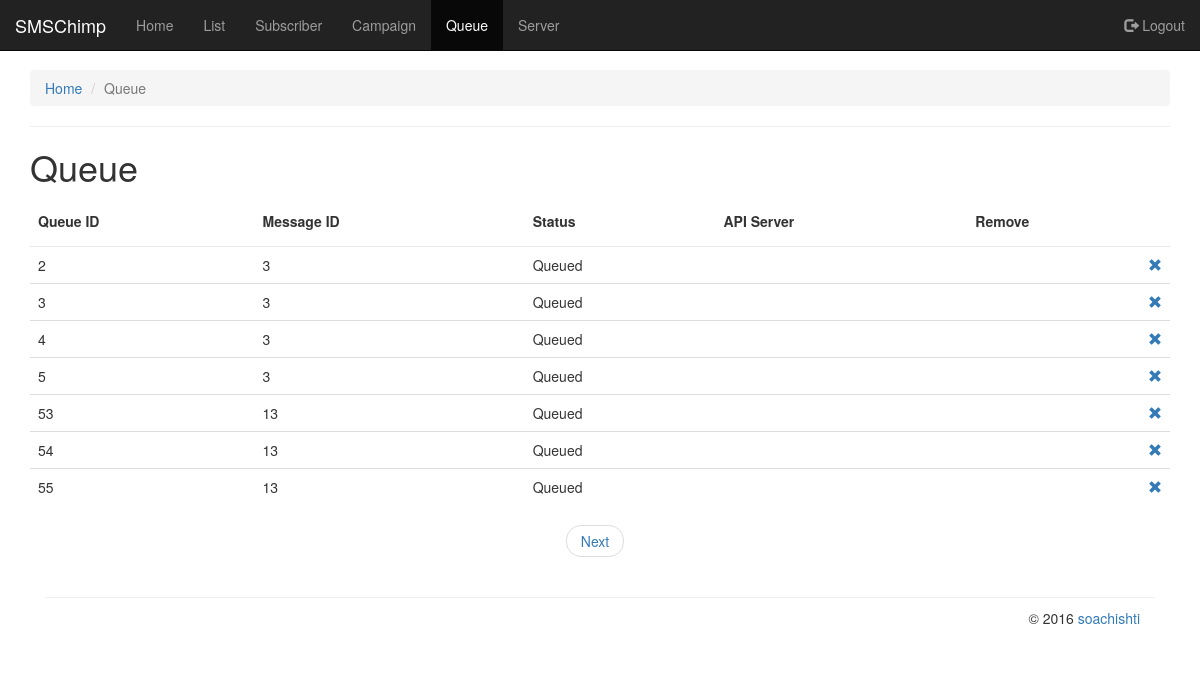
/queue (signed in), run on the app's committed database.
### tables this page shows
CREATE TABLE IF NOT EXISTS `queue` (
  `q_id` int(11) NOT NULL AUTO_INCREMENT,
  `s_id` int(11) DEFAULT NULL,
  `m_id` int(11) DEFAULT NULL,
  `status` enum('Queued','Processing','Failed','Sent') DEFAULT 'Queued',
  `a_id` int(11) DEFAULT NULL,
  PRIMARY KEY (`q_id`),
  KEY `fk_subscriberqueue_idx` (`s_id`),
  KEY `fk_messagequeue_idx` (`m_id`),
  KEY `fk_serverapi_idx` (`a_id`)
);

CREATE TABLE IF NOT EXISTS `message` (
  `m_id` int(11) NOT NULL AUTO_INCREMENT,
  `subject` varchar(45) DEFAULT NULL,
  `text` varchar(255) DEFAULT NULL,
  `c_id` int(11) DEFAULT NULL,
  PRIMARY KEY (`m_id`),
  KEY `fk_compaignmsg_idx` (`c_id`)
);

### view/queue.php (the view, shortened to what this page needs)
<ol class="breadcrumb">
  <li><a href="index">Home</a></li>
  <li class="active">Queue</li>
</ol>
<hr />
<h1>Queue</h1>
<?php
$query = sprintf("
            SELECT COUNT(*) AS count FROM queue AS q
            JOIN message AS m USING (m_id)
            JOIN compaign AS c USING (c_id)
            WHERE c.m_id='%d'",
        $_SESSION['logged_user']['m_id']
    );
$totalData = $mysqli->query($query)->fetch_assoc()['count'];
$dataPerPage = 7;
$pagi = new Pagination($totalData, $dataPerPage, 'page');
$dataLimit = $pagi->getDataLimit();
$query = sprintf("
            SELECT q.*, m.* FROM queue AS q
            JOIN message AS m USING (m_id)
            JOIN compaign AS c USING (c_id)
            WHERE c.m_id='%d'
            LIMIT %d, %d",
        $_SESSION['logged_user']['m_id'],
        $dataLimit['start'],
        $dataLimit['end']);
if ($result = $mysqli->query($query)) {
    if ($result->num_rows == 0):
        info("No Record to show");
    else:
?>
<table class="table table-hover">
  <thead>
    <tr>
      <th>Queue ID</th>
      <th>Message ID</th>
      <th>Status</th>
      <th>API Server</th>
      <th>Remove</th>
    </tr>
  </thead>
  <tbody>
<?php while ($row = $result->fetch_assoc()) : ?>
    <tr>
      <td><?php echo $row['q_id'] ?></td>
      <td><?php echo $row['m_id'] ?></td>
      <td><?php echo $row['status'] ?></td>
      <td><?php echo $row['a_id'] ?></td>
      <td class="align_right"><a href="?remove=<?php echo $row['q_id']; ?>"><i class="glyphicon glyphicon-remove"></i></a></td>
    </tr>
<?php endwhile; ?>
      </tbody>
</table>
<?php endif; ?>
<?php } ?>

### css/style.css (style rules this page uses)
body { background-color: #f1f4f7; padding-top: 70px; }
.align_right { text-align:right; }

### css/styledashboard.css (style rules this page uses)
.table { background: #fff; }
.table>thead>tr>th { border-bottom: 1px solid #e6e7e8; vertical-align: middle; height: 50px; }

### data on the page
queue: q_id "2", m.m_id "3", status "Queued"
queue: q_id "3", m.m_id "3", status "Queued"
queue: q_id "4", m.m_id "3", status "Queued"
queue: q_id "5", m.m_id "3", status "Queued"
queue: q_id "53", m.m_id "13", status "Queued"
queue: q_id "54", m.m_id "13", status "Queued"
queue: q_id "55", m.m_id "13", status "Queued"

### other printed values
$value "Home"
$value "List"
$value "Subscriber"
$value "Campaign"
$value "Queue"
$value "Server"
